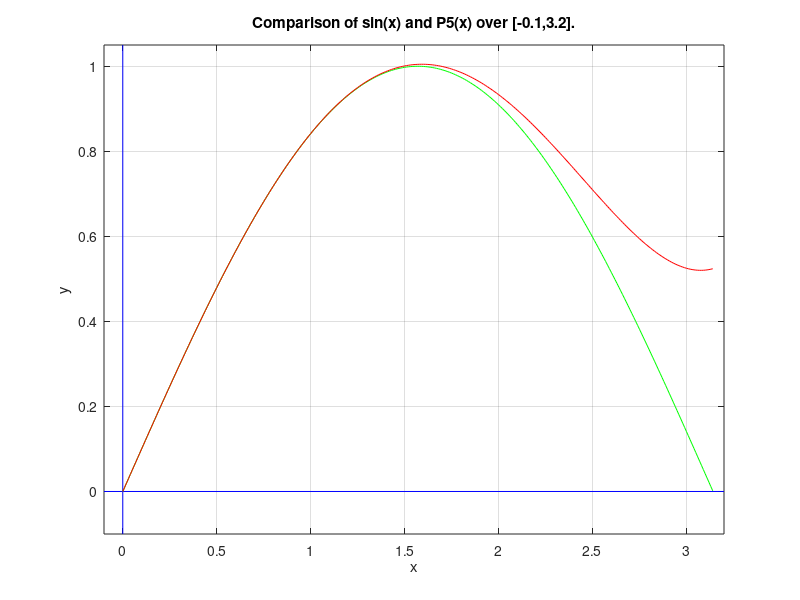
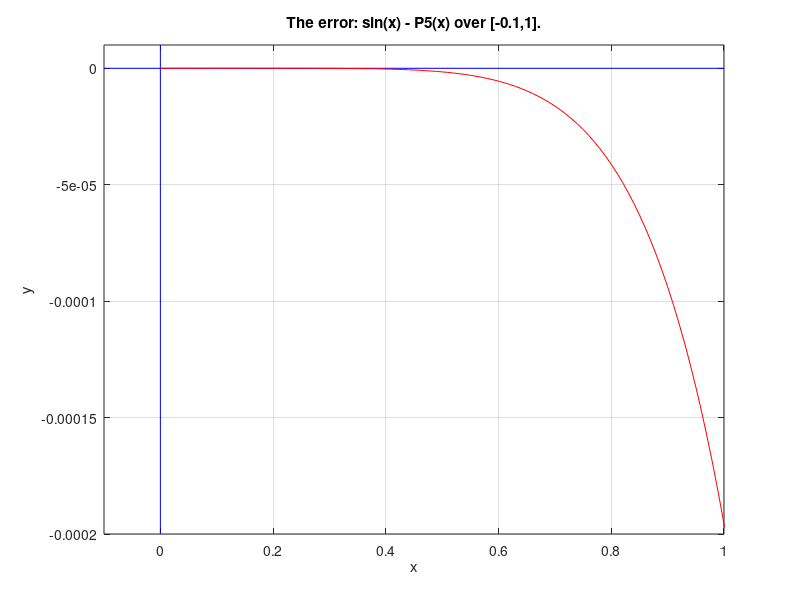
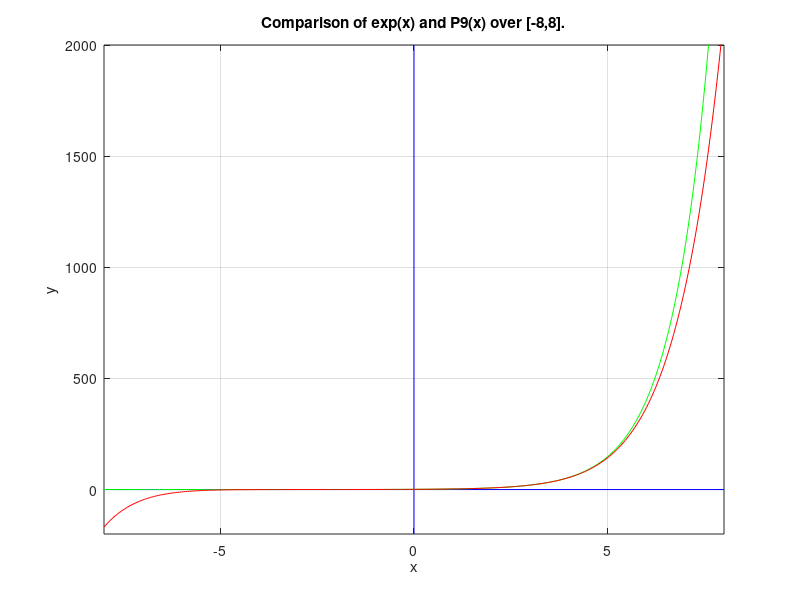
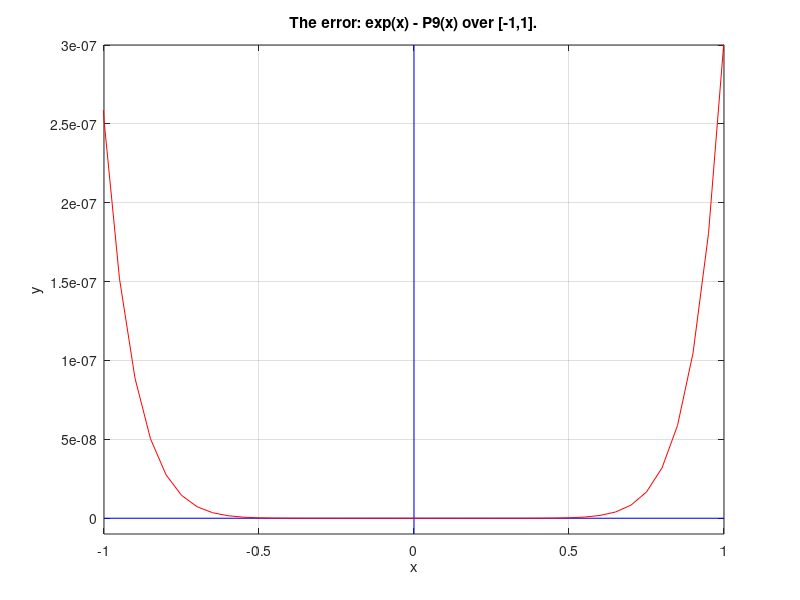

Write the MATLAB code that produced these figures, in order.
echo on; clc;
%---------------------------------------------------------------------------
%A4_1A   MATLAB script file for implementing Algorithm 4.1
%
% NUMERICAL METHODS: MATLAB Programs, (c) John H. Mathews 1995
% To accompany the text:
% NUMERICAL METHODS for Mathematics, Science and Engineering, 2nd Ed, 1992
% Prentice Hall, Englewood Cliffs, New Jersey, 07632, U.S.A.
% Prentice Hall, Inc.; USA, Canada, Mexico ISBN 0-13-624990-6
% Prentice Hall, International Editions:   ISBN 0-13-625047-5
% This free software is compliments of the author.
% E-mail address:      in%"mathews@fullerton.edu"
%
% Algorithm 4.1 (Evaluation of a Taylor Series).
% Section	4.1, Taylor Series and Calculation of Functions, Page 203
%---------------------------------------------------------------------------

clc; clear all; format long;

% - - - - - - - - - - - - - - - - - - - - - - - - - - - - - - - - - - - - -
%
% This program investigatges Taylor polynomial approximations.
%
% Pn(x) = c(1) + c(2)x + c(2)x^2 + ... + c(n+1)x^n
%
%
% Coefficient lists for several functions have been stored in M-files named;
%
% zcos   zsin   ztan  zexp    zacos  zasin    zatan   zcosh
% zsinh  zsqrt  zlog  zsqrt4  zinv   zemx2d2  zcosde  zsinde  zlogq

C = [1/120,0,-1/6,0,1,0];

fun = 'sin(x)';

pause % Press any key to graph f(x) and Pn(x).

clc;

% ~ ~ ~ ~ ~ ~ ~ ~ ~ ~ ~ ~
% Prepare graphics arrays
% ~ ~ ~ ~ ~ ~ ~ ~ ~ ~ ~ ~
n = length(C)-1;
X = 0:0.01:pi;
x = X;
Y = eval(fun);
P = polyval(C,X);

clc; figure(1); clf;

%~~~~~~~~~~~~~~~~~~~~~~~
% Begin graphics section
%~~~~~~~~~~~~~~~~~~~~~~~
a = -0.1;
b =  3.2;
c = -0.1;
d =  1.05;
whitebg('w');
plot([a b],[0 0],'b',[0 0],[c d],'b');
axis([a b c d]);
axis(axis);
hold on;
plot(X,Y,'-g',X,P,'-r');
xlabel('x');
ylabel('y');
Mx1 = ['Comparison of ',fun,' and P'];
Mx2 = [Mx1,num2str(n),'(x) over ['];
Mx3 = [Mx2,num2str(a),',',num2str(b),'].'];
title(Mx3);
grid;
hold off;

figure(gcf); pause % Press any key to continue.

clc;
%............................................
% Begin section to print the results.
% Diary commands are included which write all
% the results to the Matlab textfile   output
%............................................
Mx1 = 'The function is  f(x) = ';
Mx2 = 'Pn(x) = c(1)x^n + c(2)x^(n-1) + ... + c(n)x + c(n+1)';
Mx3 = 'The degree is  n = ';
Mx4 = ', and the coefficients list  c  is:';
clc,echo off,format short,diary output,...
disp(''),disp([Mx1,fun]),...
disp(Mx2),disp([Mx3,num2str(n),Mx4]),...
for i=1:5:n+1, disp(C([i:min(i+4,n+1)])); end,...
diary off,echo on,format long
pause % Press any key to graph f(x) - Pn(x).

clc; figure(2); clf;

% ~ ~ ~ ~ ~ ~ ~ ~ ~ ~ ~ ~
% Begin graphics section
% ~ ~ ~ ~ ~ ~ ~ ~ ~ ~ ~ ~
a = -0.1;
b =  1.0;
c = -0.0002;
d =  0.00001;
whitebg('w');
plot([a b],[0 0],'b',[0 0],[c d],'b');
axis([a b c d]);
axis(axis);
hold on;
plot(X,Y-P,'-r');
xlabel('x');
ylabel('y');
Mx1 = ['The error: ',fun,' - P'];
Mx2 = [Mx1,num2str(n),'(x) over ['];
Mx3 = [Mx2,num2str(a),',',num2str(b),'].'];
title(Mx3);
grid;
hold off;

figure(gcf); pause % Press any key for a list of numerical computations.

clc;
% Prepare results
X = 0:0.05:1;
x = X;
Y = eval(fun);
P = polyval(C,X);
points = [X;Y;P;Y-P];

clc;
%............................................
% Begin section to print the results.
% Diary commands are included which write all
% the results to the Matlab textfile   output
%............................................
Mx1=['Taylor polynomial approximation of f(x) = ',fun];
Mx2='     x(k)               f(x(k))            Pn(x(k))           error';
clc,echo off,diary output,...
disp(''),disp(Mx1),disp(''),disp(Mx2),disp(points'),...
diary off, echo on
pause % Press any key for another Taylor polynomial.

clc;

% - - - - - - - - - - - - - - - - - - - - - - - - - - - - - -
%
% The coefficient list for the Taylor polynomial of degree
%
% n = 9  for  f(x) = exp(x)  is stored in the vector  C
%
% The function  exp(x)  is stored in the string variable  fun

C = [1/362880,1/40320,1/5040,1/720,1/120,1/24,1/6,1/2,1,1];

fun = 'exp(x)';

X = -8:0.05:8;
x = X;
Y = eval(fun);
P = polyval(C,X);

pause % Press any key to graph f(x) and Pn(x).

clc;

% ~ ~ ~ ~ ~ ~ ~ ~ ~ ~ ~ ~
% Prepare graphics arrays
% ~ ~ ~ ~ ~ ~ ~ ~ ~ ~ ~ ~
n = length(C)-1;

clc; figure(3); clf;

%~~~~~~~~~~~~~~~~~~~~~~~
% Begin graphics section
%~~~~~~~~~~~~~~~~~~~~~~~
a =   -8;
b =    8;
c = -200;
d = 2000;
whitebg('w');
plot([a b],[0 0],'b',[0 0],[c d],'b');
axis([a b c d]);
axis(axis);
hold on;
plot(X,Y,'-g',X,P,'-r');
xlabel('x');
ylabel('y');
Mx1 = ['Comparison of ',fun,' and P'];
Mx2 = [Mx1,num2str(n),'(x) over ['];
Mx3 = [Mx2,num2str(a),',',num2str(b),'].'];
title(Mx3);
grid;
hold off;

figure(gcf); pause% Press any key to continue.

clc;
%............................................
% Begin section to print the results.
% Diary commands are included which write all
% the results to the Matlab textfile   output
%............................................
Mx1 = 'The function is  f(x) = ';
Mx2 = 'Pn(x) = c(1)x^n + c(2)x^(n-1) + ... + c(n)x + c(n+1)';
Mx3 = 'The degree is  n = ';
Mx4 = ', and the coefficients list  c  is:';
clc,echo off,format short,diary output,...
disp(''),disp([Mx1,fun]),...
disp(Mx2),disp([Mx3,num2str(n),Mx4]),...
for i=1:5:n+1, disp(C([i:min(i+4,n+1)])); end,...
diary off, echo on,format long
pause % Press any key to graph f(x) - Pn(x).

clc; figure(4); clf;

%~~~~~~~~~~~~~~~~~~~~~~~
% Begin graphics section
%~~~~~~~~~~~~~~~~~~~~~~~
a = -1.0;
b =  1.0;
c = -0.00000001;
d =  0.0000003;
whitebg('w');
plot([a b],[0 0],'b',[0 0],[c d],'b');
axis([a b c d]);
axis(axis);
hold on;
plot(X,Y-P,'-r');
xlabel('x');
ylabel('y');
Mx1 = ['The error: ',fun,' - P'];
Mx2 = [Mx1,num2str(n),'(x) over ['];
Mx3 = [Mx2,num2str(a),',',num2str(b),'].'];
title(Mx3);
grid;
hold off;

figure(gcf); pause % Press any key for a list of numerical computations.

clc;
% Prepare results
X = -1:0.1:1;
x = X;
Y = eval(fun);
P = polyval(C,X);
points = [X;Y;P;Y-P];

clc;
%............................................
% Begin section to print the results.
% Diary commands are included which write all
% the results to the Matlab textfile   output
%............................................
Mx1=['Taylor polynomial approximation of f(x) = ',fun];
Mx2='     x(k)               f(x(k))            Pn(x(k))           error';
clc,echo off,diary output,...
disp(''),disp(Mx1),disp(''),disp(Mx2),disp(points'),...
diary off, echo on
